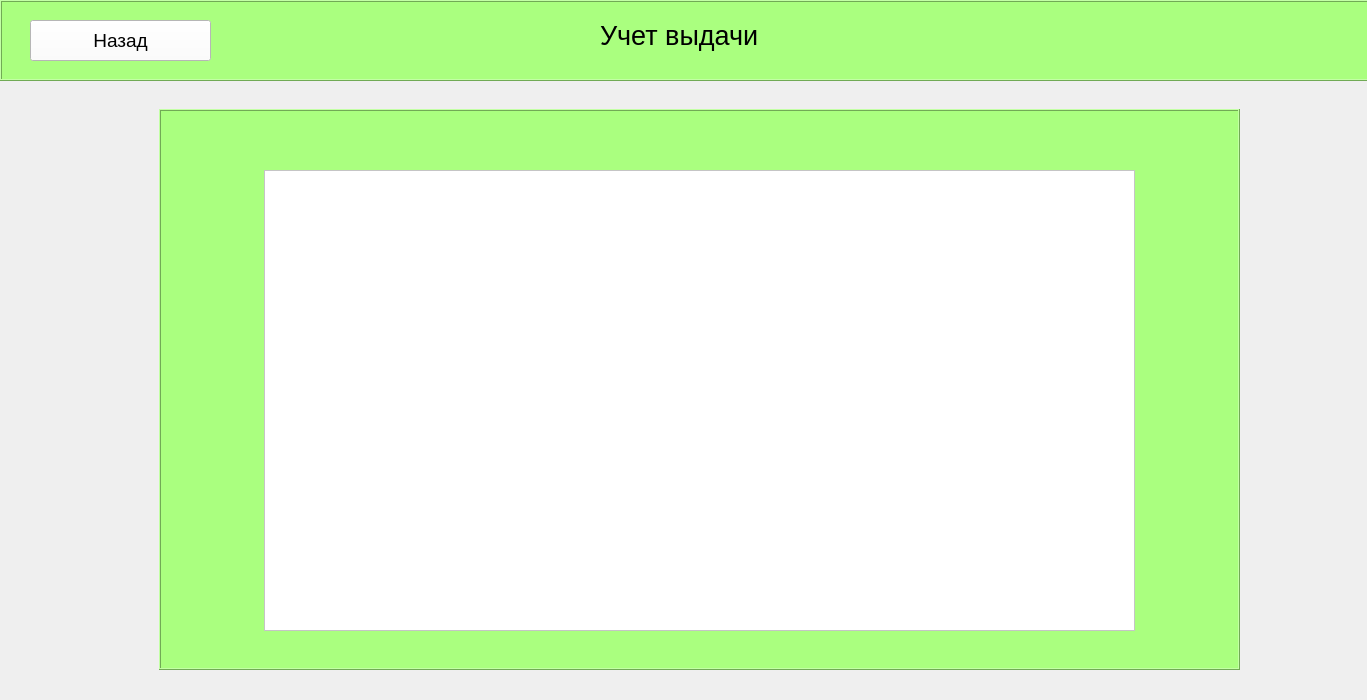
<?xml version="1.0" encoding="UTF-8"?>
<ui version="4.0">
 <class>MainWindow</class>
 <widget class="QMainWindow" name="MainWindow">
  <property name="geometry">
   <rect>
    <x>0</x>
    <y>0</y>
    <width>1367</width>
    <height>700</height>
   </rect>
  </property>
  <property name="windowTitle">
   <string>Учет выдачи</string>
  </property>
  <widget class="QWidget" name="centralwidget">
   <widget class="QFrame" name="frame">
    <property name="geometry">
     <rect>
      <x>0</x>
      <y>0</y>
      <width>1371</width>
      <height>81</height>
     </rect>
    </property>
    <property name="contextMenuPolicy">
     <enum>Qt::PreventContextMenu</enum>
    </property>
    <property name="styleSheet">
     <string notr="true">background-color:rgb(170, 255, 127)</string>
    </property>
    <property name="frameShape">
     <enum>QFrame::Box</enum>
    </property>
    <property name="frameShadow">
     <enum>QFrame::Raised</enum>
    </property>
    <widget class="QLabel" name="label">
     <property name="geometry">
      <rect>
       <x>600</x>
       <y>20</y>
       <width>161</width>
       <height>31</height>
      </rect>
     </property>
     <property name="font">
      <font>
       <pointsize>20</pointsize>
      </font>
     </property>
     <property name="text">
      <string>Учет выдачи</string>
     </property>
    </widget>
    <widget class="QPushButton" name="pushButton_3">
     <property name="geometry">
      <rect>
       <x>30</x>
       <y>20</y>
       <width>181</width>
       <height>41</height>
      </rect>
     </property>
     <property name="font">
      <font>
       <pointsize>14</pointsize>
      </font>
     </property>
     <property name="styleSheet">
      <string notr="true">background-color:rgb(255, 255, 255)</string>
     </property>
     <property name="text">
      <string>Назад</string>
     </property>
    </widget>
   </widget>
   <widget class="QFrame" name="frame_2">
    <property name="geometry">
     <rect>
      <x>159</x>
      <y>109</y>
      <width>1081</width>
      <height>561</height>
     </rect>
    </property>
    <property name="styleSheet">
     <string notr="true">background-color:rgb(170, 255, 127)</string>
    </property>
    <property name="frameShape">
     <enum>QFrame::Box</enum>
    </property>
    <property name="frameShadow">
     <enum>QFrame::Raised</enum>
    </property>
    <widget class="QTableWidget" name="tableWidget">
     <property name="geometry">
      <rect>
       <x>105</x>
       <y>61</y>
       <width>871</width>
       <height>461</height>
      </rect>
     </property>
     <property name="styleSheet">
      <string notr="true">background-color:rgb(255, 255, 255)</string>
     </property>
    </widget>
   </widget>
  </widget>
 </widget>
 <resources/>
 <connections/>
</ui>
